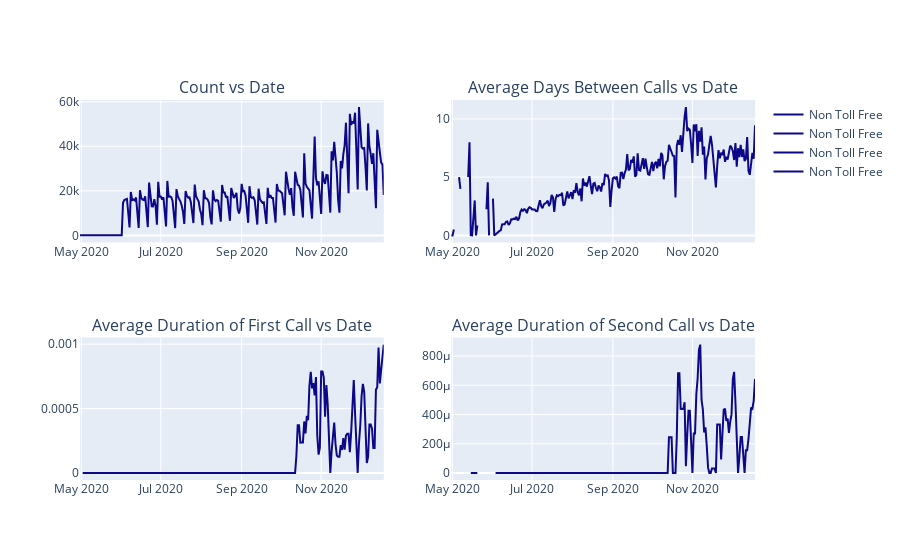

Notebook cell for this chart:
### Code cell
from plotly.subplots import make_subplots

titles = ('Count vs Date', 'Average Days Between Calls vs Date', 'Average Duration of First Call vs Date', 'Average Duration of Second Call vs Date')
fig = make_subplots(rows=2, cols=2, subplot_titles=titles)
fig = plot_traces(fig,
                  data=df,
                  x='date',
                  y='count',
                  hue='TollFreeNumber',
                  row=1, col=1)

fig = plot_traces(fig,
                  data=df,
                  x='date',
                  y='avg_days_since_last_call',
                  hue='TollFreeNumber',
                  row=1, col=2)

fig = plot_traces(fig,
                  data=df,
                  x='date',
                  y='avg_14_day_avg_duration',
                  hue='TollFreeNumber',
                  row=2, col=1)

fig = plot_traces(fig,
                  data=df,
                  x='date',
                  y='avg_14_day_avg_previous_duration',
                  hue='TollFreeNumber',
                  row=2, col=2)

fig.show()

### Figure 1 — Plotly figure (JSON) as saved in the notebook; plotly's stock layout.template omitted (floating-point values rounded to 4 significant figures; data arrays with more than 128 entries replaced by an {"elided": "..."} marker saying what was removed)
{"data": [{"marker": {"color": "#0d0887"}, "mode": "lines", "name": "Non Toll Free", "type": "scatter", "x": {"elided": "226 str values"}, "xaxis": "x", "y": {"elided": "226 int values"}, "yaxis": "y"}, {"marker": {"color": "#0d0887"}, "mode": "lines", "name": "Non Toll Free", "type": "scatter", "x": {"elided": "226 str values"}, "xaxis": "x2", "y": {"elided": "226 float values"}, "yaxis": "y2"}, {"marker": {"color": "#0d0887"}, "mode": "lines", "name": "Non Toll Free", "type": "scatter", "x": {"elided": "226 str values"}, "xaxis": "x3", "y": {"elided": "226 float values"}, "yaxis": "y3"}, {"marker": {"color": "#0d0887"}, "mode": "lines", "name": "Non Toll Free", "type": "scatter", "x": {"elided": "226 str values"}, "xaxis": "x4", "y": {"elided": "226 float values"}, "yaxis": "y4"}], "layout": {"annotations": [{"font": {"size": 16}, "showarrow": false, "text": "Count vs Date", "x": 0.225, "xanchor": "center", "xref": "paper", "y": 1, "yanchor": "bottom", "yref": "paper"}, {"font": {"size": 16}, "showarrow": false, "text": "Average Days Between Calls vs Date", "x": 0.775, "xanchor": "center", "xref": "paper", "y": 1, "yanchor": "bottom", "yref": "paper"}, {"font": {"size": 16}, "showarrow": false, "text": "Average Duration of First Call vs Date", "x": 0.225, "xanchor": "center", "xref": "paper", "y": 0.375, "yanchor": "bottom", "yref": "paper"}, {"font": {"size": 16}, "showarrow": false, "text": "Average Duration of Second Call vs Date", "x": 0.775, "xanchor": "center", "xref": "paper", "y": 0.375, "yanchor": "bottom", "yref": "paper"}], "autosize": true, "xaxis": {"anchor": "y", "autorange": true, "domain": [0, 0.45], "range": ["2020-04-30", "2020-12-19"], "type": "date"}, "xaxis2": {"anchor": "y2", "autorange": true, "domain": [0.55, 1], "range": ["2020-04-30", "2020-12-19"], "type": "date"}, "xaxis3": {"anchor": "y3", "autorange": true, "domain": [0, 0.45], "range": ["2020-04-30", "2020-12-19"], "type": "date"}, "xaxis4": {"anchor": "y4", "autorange": true, "domain": [0.55, 1], "range": ["2020-04-30", "2020-12-19"], "type": "date"}, "yaxis": {"anchor": "x", "autorange": true, "domain": [0.625, 1], "range": [-3197.0, 60790.0], "type": "linear"}, "yaxis2": {"anchor": "x2", "autorange": true, "domain": [0.625, 1], "range": [-0.6119, 11.63], "type": "linear"}, "yaxis3": {"anchor": "x3", "autorange": true, "domain": [0, 0.375], "range": [-5.538e-05, 0.001052], "type": "linear"}, "yaxis4": {"anchor": "x4", "autorange": true, "domain": [0, 0.375], "range": [-4.881e-05, 0.0009275], "type": "linear"}}}
